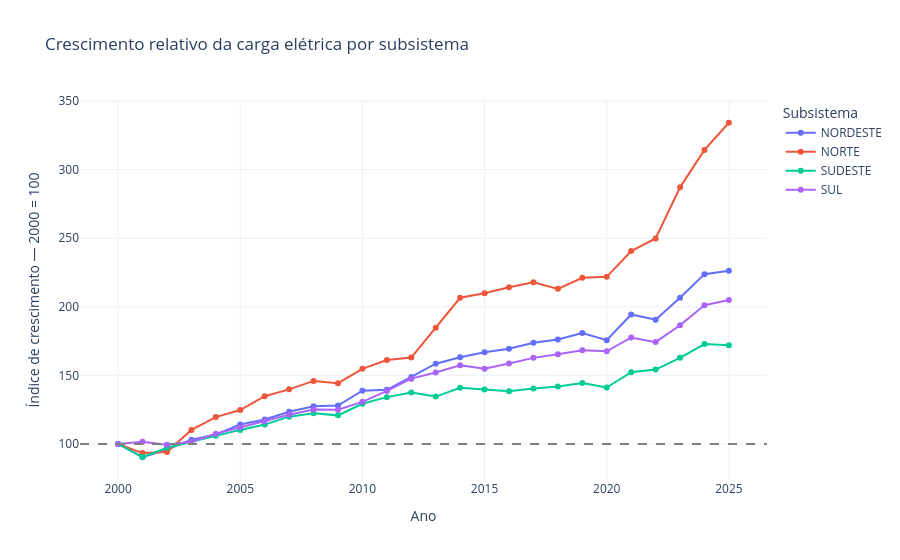

This figure's notebook cell:
### Markdown cell above
A carga elétrica média apresenta crescimento de longo prazo nos quatro subsistemas, embora esse movimento não tenha ocorrido de maneira contínua.

O SUDESTE permaneceu com a maior carga durante todo o período, passando de aproximadamente 25,7 mil MWmed em 2000 para 44,2 mil MWmed em 2025. O SUL apresentou a segunda maior carga, seguido pelo NORDESTE e pelo NORTE.

Também foram observados anos de redução ou estabilidade. Em 2020, por exemplo, NORDESTE, SUL e SUDESTE apresentaram queda na carga média, enquanto o NORTE permaneceu praticamente estável. Após esse período, as cargas voltaram a crescer.

Em 2025, NORTE, NORDESTE e SUL apresentaram crescimento em relação ao ano anterior, enquanto o SUDESTE registrou uma pequena redução. Neste momento, estamos apenas identificando esses movimentos. Os períodos que mais se destacarem serão investigados posteriormente.

Como o SUDESTE possui valores muito superiores aos demais, sua série ocupa grande parte da escala do gráfico e dificulta a comparação do crescimento proporcional. Por isso, será criada uma nova visualização na qual todos os subsistemas partirão do mesmo ponto de referência.

### 5.1 Crescimento Relativo por Subsistema

O gráfico anterior permite comparar os valores absolutos, mas não mostra com clareza qual subsistema apresentou o maior crescimento proporcional.

Para fazer essa comparação, o ano de 2000 será utilizado como base 100. Dessa forma:

- 100 representa o mesmo nível observado em 2000;
- 150 representa uma carga 50% maior;
- 200 representa o dobro da carga registrada no ano inicial.

Esse índice não representa a carga em MWmed. Ele mostra apenas a evolução proporcional de cada subsistema.

### Code cell
relative_growth = annual_load / annual_load.loc[2000] * 100

fig = px.line(
    relative_growth,
    x=relative_growth.index,
    y=relative_growth.columns,
    markers=True,
    title='Crescimento relativo da carga elétrica por subsistema'
)

fig.add_hline(y=100, line_dash='dash', line_color='gray')
fig.update_layout(
    xaxis_title='Ano',
    yaxis_title='Índice de crescimento — 2000 = 100',
    legend_title='Subsistema',
    hovermode='x unified'
)
fig.show()

### Figure 1 — Plotly figure (JSON) as saved in the notebook; plotly's stock layout.template omitted (floating-point values rounded to 4 significant figures)
{"data": [{"hovertemplate": "nom_subsistema=NORDESTE<br>ano=%{x}<br>value=%{y}<extra></extra>", "legendgroup": "NORDESTE", "line": {"color": "#636efa", "dash": "solid"}, "marker": {"symbol": "circle"}, "mode": "lines+markers", "name": "NORDESTE", "orientation": "v", "showlegend": true, "type": "scatter", "x": [2000, 2001, 2002, 2003, 2004, 2005, 2006, 2007, 2008, 2009, 2010, 2011, 2012, 2013, 2014, 2015, 2016, 2017, 2018, 2019, 2020, 2021, 2022, 2023, 2024, 2025], "xaxis": "x", "y": [100.0, 90.29, 95.96, 103.0, 107.0, 114.2, 117.9, 123.5, 127.5, 128.0, 138.9, 139.4, 148.9, 158.5, 163.3, 166.9, 169.5, 173.8, 176.2, 180.9, 175.7, 194.4, 190.5, 206.7, 223.8, 226.3], "yaxis": "y"}, {"hovertemplate": "nom_subsistema=NORTE<br>ano=%{x}<br>value=%{y}<extra></extra>", "legendgroup": "NORTE", "line": {"color": "#EF553B", "dash": "solid"}, "marker": {"symbol": "circle"}, "mode": "lines+markers", "name": "NORTE", "orientation": "v", "showlegend": true, "type": "scatter", "x": [2000, 2001, 2002, 2003, 2004, 2005, 2006, 2007, 2008, 2009, 2010, 2011, 2012, 2013, 2014, 2015, 2016, 2017, 2018, 2019, 2020, 2021, 2022, 2023, 2024, 2025], "xaxis": "x", "y": [100.0, 93.31, 94.07, 110.2, 119.6, 124.7, 134.8, 139.8, 146.0, 144.3, 154.7, 161.2, 163.0, 184.7, 206.6, 209.9, 214.3, 218.0, 213.1, 221.2, 221.8, 240.7, 249.9, 287.1, 314.4, 334.2], "yaxis": "y"}, {"hovertemplate": "nom_subsistema=SUDESTE<br>ano=%{x}<br>value=%{y}<extra></extra>", "legendgroup": "SUDESTE", "line": {"color": "#00cc96", "dash": "solid"}, "marker": {"symbol": "circle"}, "mode": "lines+markers", "name": "SUDESTE", "orientation": "v", "showlegend": true, "type": "scatter", "x": [2000, 2001, 2002, 2003, 2004, 2005, 2006, 2007, 2008, 2009, 2010, 2011, 2012, 2013, 2014, 2015, 2016, 2017, 2018, 2019, 2020, 2021, 2022, 2023, 2024, 2025], "xaxis": "x", "y": [100.0, 90.44, 97.21, 101.6, 105.9, 110.2, 114.1, 119.9, 122.3, 120.8, 129.3, 134.1, 137.5, 134.5, 140.9, 139.6, 138.4, 140.4, 141.8, 144.4, 141.1, 152.3, 154.2, 162.8, 172.8, 171.9], "yaxis": "y"}, {"hovertemplate": "nom_subsistema=SUL<br>ano=%{x}<br>value=%{y}<extra></extra>", "legendgroup": "SUL", "line": {"color": "#ab63fa", "dash": "solid"}, "marker": {"symbol": "circle"}, "mode": "lines+markers", "name": "SUL", "orientation": "v", "showlegend": true, "type": "scatter", "x": [2000, 2001, 2002, 2003, 2004, 2005, 2006, 2007, 2008, 2009, 2010, 2011, 2012, 2013, 2014, 2015, 2016, 2017, 2018, 2019, 2020, 2021, 2022, 2023, 2024, 2025], "xaxis": "x", "y": [100.0, 101.7, 99.35, 101.5, 107.4, 112.2, 116.6, 121.2, 125.1, 125.0, 130.7, 138.6, 147.6, 152.1, 157.3, 154.8, 158.6, 162.8, 165.4, 168.3, 167.5, 177.6, 174.2, 186.6, 201.1, 204.9], "yaxis": "y"}], "layout": {"hovermode": "x unified", "legend": {"title": {"text": "Subsistema"}, "tracegroupgap": 0}, "shapes": [{"line": {"color": "gray", "dash": "dash"}, "type": "line", "x0": 0, "x1": 1, "xref": "x domain", "y0": 100, "y1": 100, "yref": "y"}], "title": {"text": "Crescimento relativo da carga elétrica por subsistema"}, "xaxis": {"anchor": "y", "domain": [0, 1], "title": {"text": "Ano"}}, "yaxis": {"anchor": "x", "domain": [0, 1], "title": {"text": "Índice de crescimento — 2000 = 100"}}}}
